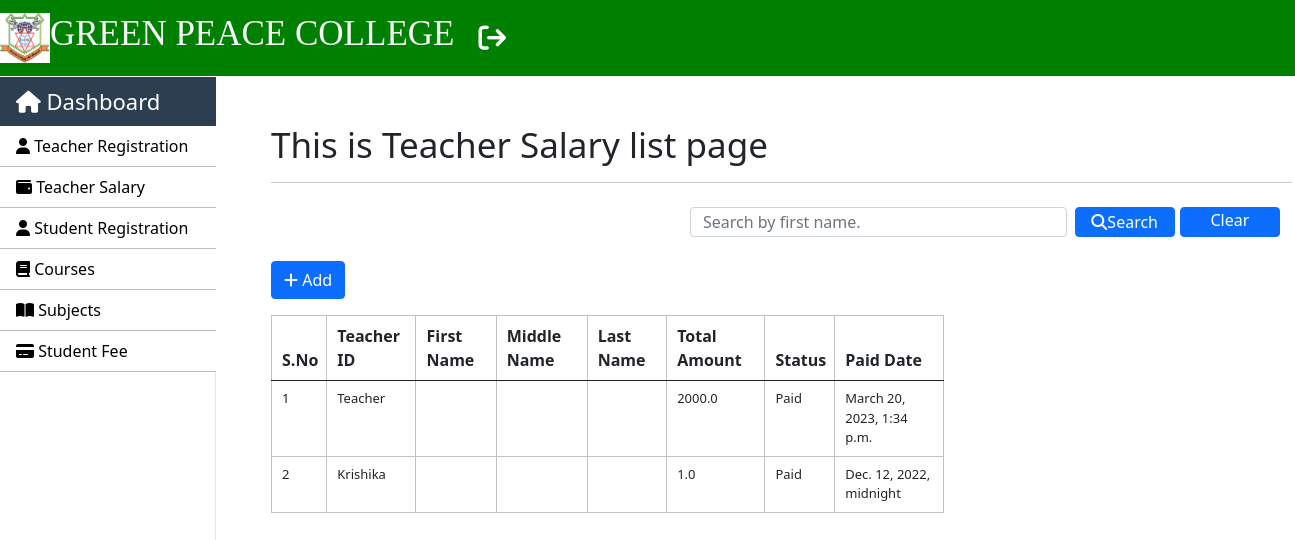
Page /teachers/salary (signed in) on the earlier database version.
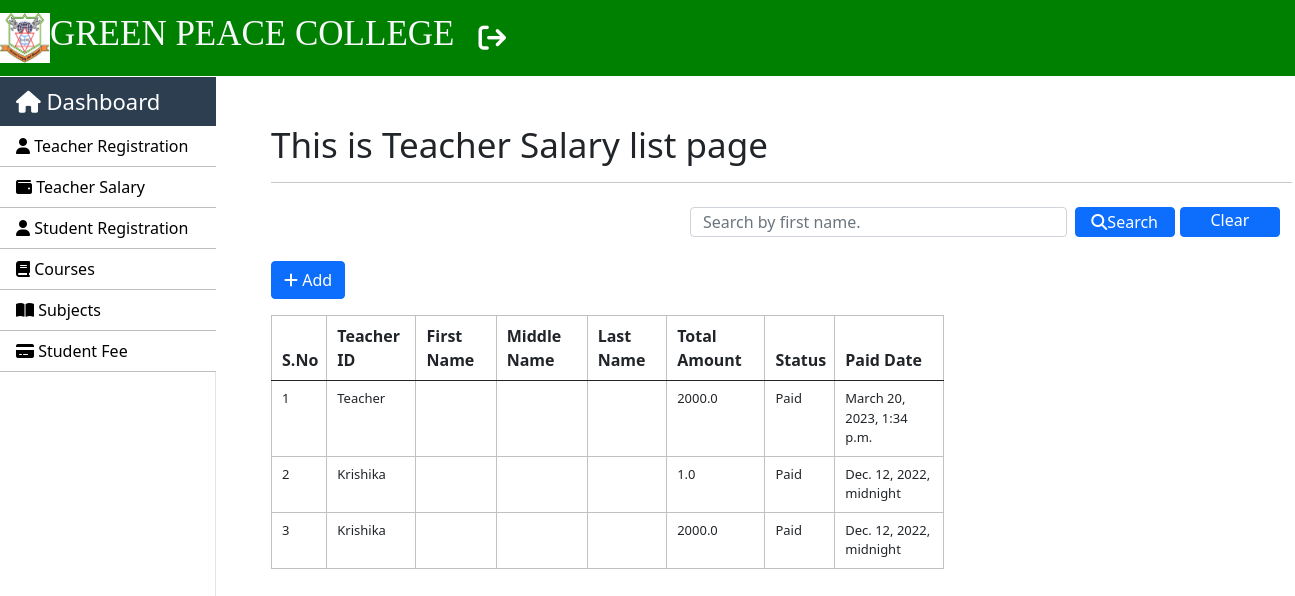
Same page on the later database version.
### SMS/models.py (models this page shows, shortened)
class Teacher_salary(models.Model):
    teacher_id = models.ForeignKey(Teacher, on_delete=models.CASCADE)
    total_amount = models.FloatField()
    status = models.CharField(max_length=250)
    paid_date = models.DateTimeField()
    class Meta:
        db_table = "teacher_salary"

class Teacher(models.Model):
    first_name = models.CharField(max_length=250)
    middle_name = models.CharField(max_length=250, blank=True)
    last_name = models.CharField(max_length=250)
    mobile_no = models.IntegerField()
    image = models.ImageField(upload_to='Images/Teachers', blank=True)
    course_name = models.ForeignKey(Course, on_delete=models.CASCADE)
    session = models.CharField(max_length=250)
    teacher_status = models.CharField(max_length=100)
    application_status = models.CharField(max_length=100)
    dob = models.DateField()
    gender = models.CharField(max_length=250)
    address = models.CharField(max_length=250)
    hire_date = models.DateField()
    email = models.EmailField()
    def __str__(self):
        return self.first_name
    class Meta:
        db_table = "teacher_info"

### SMS/views.py (the view)
# urls.py: path("teachers/salary",views.teachers_salary, name = 'salary-teacher'),
@login_required(login_url='login')
def teachers_salary(request):
    salary_list = Teacher_salary.objects.all()
    context = {"data": salary_list}
    if request.method == "POST":
        search = request.POST.get('search')
        salary = Teacher_salary.objects.filter(teacher_id__first_name__icontains=search)
        context = {"data": salary}
        return render(request, 'teachers/teacher_salary.html', context)
    return render(request, 'teachers/teacher_salary.html', context)

### templates/teachers/teacher_salary.html (shortened to what this page needs)
{% extends 'layouts/master.html' %}
{% block custom_css %}
<link rel="stylesheet" href="https://cdnjs.cloudflare.com/ajax/libs/font-awesome/6.3.0/css/all.min.css"/>
{% endblock %}
{% block content %}
<div class="container mt-5">
    <h1>This is Teacher Salary list page</h1>
    <hr>
    <nav class="navbar bg-body-tertiary">
        <div class="container-fluid">
              <form class="d-flex" role="search" action="{% url 'salary-teacher' %}" method="POST">
                <input style="height: 30px;" class="form-control me-2" type="text" name="search" placeholder="Search by first name." aria-label="Search">
                <button class="btn btn-primary mb-3 mr-3" type="submit" style="height:30px; width: 160px; padding: 0px;"><i class="fa-solid fa-search"></i>Search</button>
                <a href="{% url 'salary-teacher' %}" class="btn btn-primary mb-3 ml-2"  style="height:30px; width: 160px; padding: 0px; margin-left: 5px;">Clear</a>
              </form>
        </div>
    </nav>
    <a href="{% url 'add-salary-teacher' %}" class="btn btn-primary mb-3"><i class="fa-solid fa-plus"></i> Add</a>
    <div class="row">
        <div class="col-8">
            <table class="table table-striped-columns table-hover">
                <thead>
                    <tr>
                        <th>S.No</th>
                        <th>Teacher ID</th>
                        <th>First Name</th>
                        <th>Middle Name</th>
                        <th>Last Name</th>
                        <th>Total Amount</th>
                        <th>Status</th>
                        <th>Paid Date</th>
                    </tr>
                </thead>
                <tbody>
                    {% for val in data %}
                    <tr>
                        <td>{{ forloop.counter }}</td>
                        <td>{{ val.teacher_id }}</td>
                        <td>{{ val.first_name }}</td>
                        <td>{{ val.middle_name }}</td>
                        <td>{{ val.last_name }}</td>
                        <td>{{val.total_amount}}</td>
                        <td>{{val.status}}</td>
                        <td>{{val.paid_date}}</td>
                    </tr>
                    {% endfor %}
                </tbody>
            </table>
        </div>
    </div>
</div>
{% endblock %}

### templates/layouts/master.html (shortened to what this page needs)
<!DOCTYPE html>
<html lang="en">
  <head>
    {% load static %}
    <link href="{% static 'css/bootstrap.min.css' %}" rel="stylesheet" />
    <link rel="stylesheet" href="{% static 'css/style.css' %}" />
    <link
      rel="stylesheet"
      href="https://cdnjs.cloudflare.com/ajax/libs/font-awesome/6.3.0/css/all.min.css"
    />
    {% block custom_css %}{% endblock %}
  </head>
  <body>
    <nav
      class="navbar navbar-expand-lg navbar-dark header-back sticky-top header-navbar-fonts"
>
      <a class="navbar-brand d-flex align-items-center" href="">
        <img
          src="{% static 'image/download.png' %}"
          class="logo-image"
          width="50"
          height="50"
        />
        <h3 class="text-light text-uppercase ml-2">GREEN PEACE College</h3>
      </a>
      <div class="collapse navbar-collapse" id="navbarNavDropdown">
        <ul class="navbar-nav ml-auto">
          <li class="nav-item active">
            <a class="nav-link" href="{% url 'logout' %}"
              ><i class="fa fa-sign-out text-white fa-lg" aria-hidden="true"></i
              ><span class="sr-only">(current)</span></a
            >
          </li>
        </ul>
      </div>
    </nav>
    <nav id="sidebarMenu" class="">
      <div
        class="col-xl-2 col-lg-3 col-md-4 sidebar position-fixed border-right">
        <div class="sidebar-header">
          <div class="nav-item">
            <a class="nav-link text-white" href="">
              <i class="fa fa-home mr-2" aria-hidden="true"></i> Dashboard
            </a>
          </div>
        </div>
        <ul class="nav flex-column">
          <li class="nav-item">
            <a class="nav-link" href="{% url 'index-teacher' %}">
              <i class="fa fa-user" aria-hidden="true"></i> Teacher Registration
            </a>
          </li>
          <li class="nav-item">
            <a class="nav-link" href="{% url 'salary-teacher' %}">
              <i class="fa fa-wallet mr-2" aria-hidden="true"></i> Teacher
              Salary
            </a>
          </li>
          <li class="nav-item">
            <a class="nav-link" href="{% url 'index-student' %}">
              <i class="fa fa-user" aria-hidden="true"></i> Student Registration
            </a>
          </li>
          <li class="nav-item">
            <a class="nav-link" href="{% url 'index-course' %}">
              <i class="fa-solid fa-book mr-2" aria-hidden="true"></i> Courses
            </a>
          </li>
          <li class="nav-item">
            <a class="nav-link" href="{% url 'index-subject' %}">
              <i class="fa-solid fa-book-open" aria-hidden="true"></i> Subjects
            </a>
          </li>
          <li class="nav-item">
            <a class="nav-link" href="{% url 'fee-index-student' %}">
              <i class="fa fa-credit-card-alt mr-2" aria-hidden="true"></i>
              Student Fee
            </a>
          </li>
        </ul>
      </div>
    </nav>
    {% block content %}{% endblock %}
  </body>
</html>

### static/css/style.css (style rules this page uses)
h1 { font-size: 35px; }
h3 { font-size: 25px; }
.header-back { background:green; }
.header-navbar-fonts { font-family: Cambria, Cochin, Georgia, Times, 'Times New Roman', serif; }
.header-navbar-fonts h3 { font-size: 35px !important; }
.header-navbar-fonts ul li a { font-size: 22px !important; }
.sidebar { padding: 0; margin-top: 1px; height: 100%; box-shadow: inset -1px 0 0 rgba(0, 0, 0, .1); background-color: #fff; }
.sidebar-header { background: #2c3e50; font-size: 22px !important; }
.sidebar ul { background-color: #ffffff; }
.sidebar ul li { border-bottom: 1px solid rgb(192, 190, 190); }
.sidebar ul li a { font-size: 16px !important; color: black; }
.table-elements tr, td, th { font-size: 13px; border: 1px solid rgb(194, 193, 193); padding-left: 10px !important; }
.table-font-for-transcript td, th { font-size: 16px !important; }

Differences in the rows shown:
added Teacher_salary: teacher_id "Krishika", total_amount "2000.0", status "Paid", paid_date "Dec. 12, 2022, midnight"
